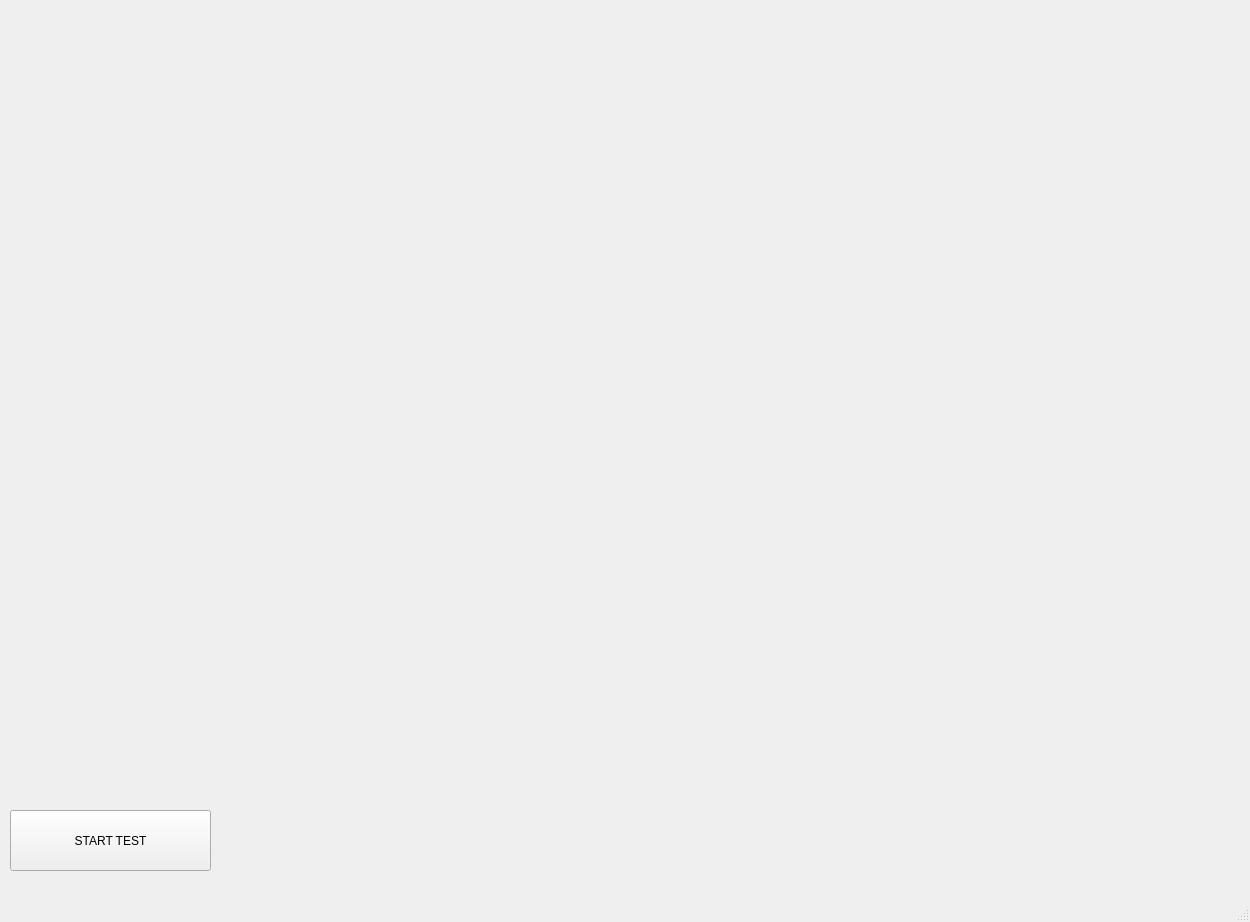
<?xml version="1.0" encoding="UTF-8"?>
<ui version="4.0">
 <class>MainWindow</class>
 <widget class="QMainWindow" name="MainWindow">
  <property name="geometry">
   <rect>
    <x>0</x>
    <y>0</y>
    <width>1250</width>
    <height>922</height>
   </rect>
  </property>
  <property name="windowTitle">
   <string>MainWindow</string>
  </property>
  <widget class="QWidget" name="centralwidget">
   <widget class="QPushButton" name="ButtonTest">
    <property name="geometry">
     <rect>
      <x>10</x>
      <y>810</y>
      <width>201</width>
      <height>61</height>
     </rect>
    </property>
    <property name="text">
     <string>START TEST</string>
    </property>
   </widget>
   <widget class="oglwidget" name="ViewModel" native="true">
    <property name="geometry">
     <rect>
      <x>220</x>
      <y>30</y>
      <width>1021</width>
      <height>831</height>
     </rect>
    </property>
   </widget>
  </widget>
  <widget class="QMenuBar" name="menubar">
   <property name="geometry">
    <rect>
     <x>0</x>
     <y>0</y>
     <width>1250</width>
     <height>22</height>
    </rect>
   </property>
  </widget>
  <widget class="QStatusBar" name="statusbar"/>
 </widget>
 <customwidgets>
  <customwidget>
   <class>oglwidget</class>
   <extends>QWidget</extends>
   <header>oglwidget.h</header>
   <container>1</container>
  </customwidget>
 </customwidgets>
 <resources/>
 <connections/>
</ui>
